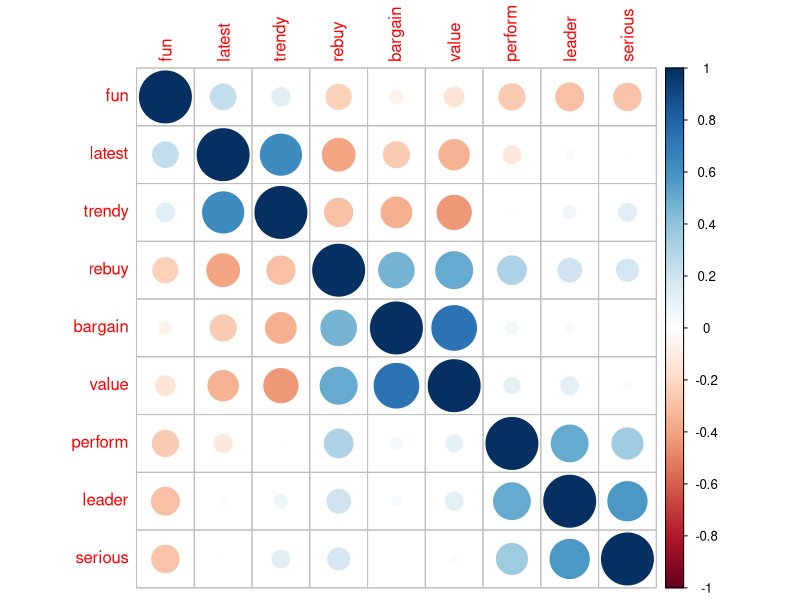
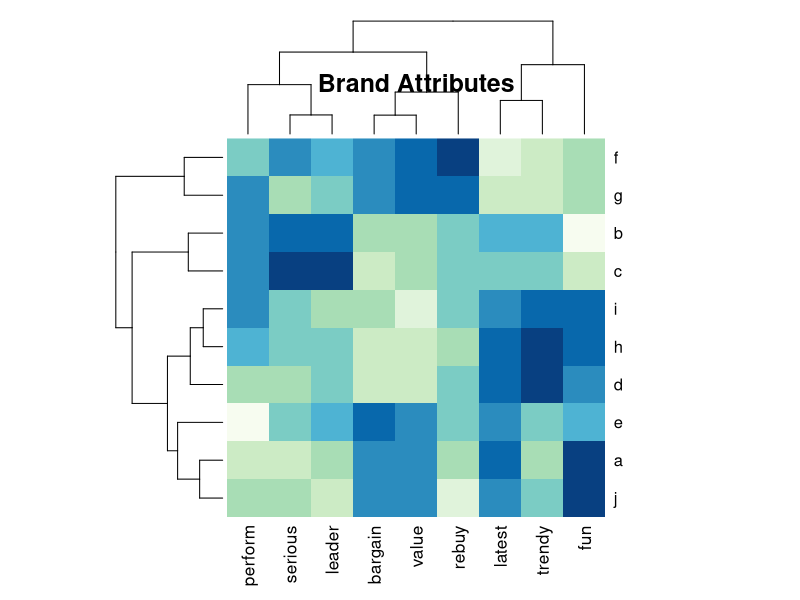
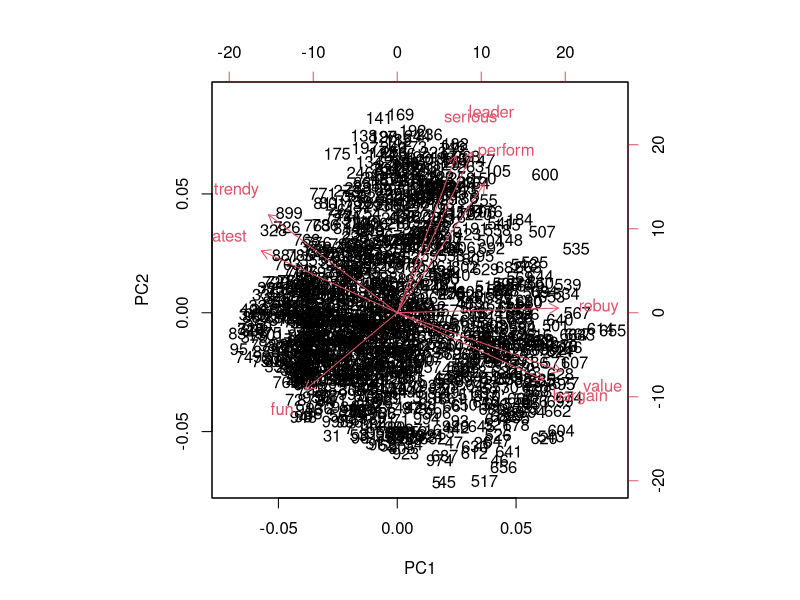
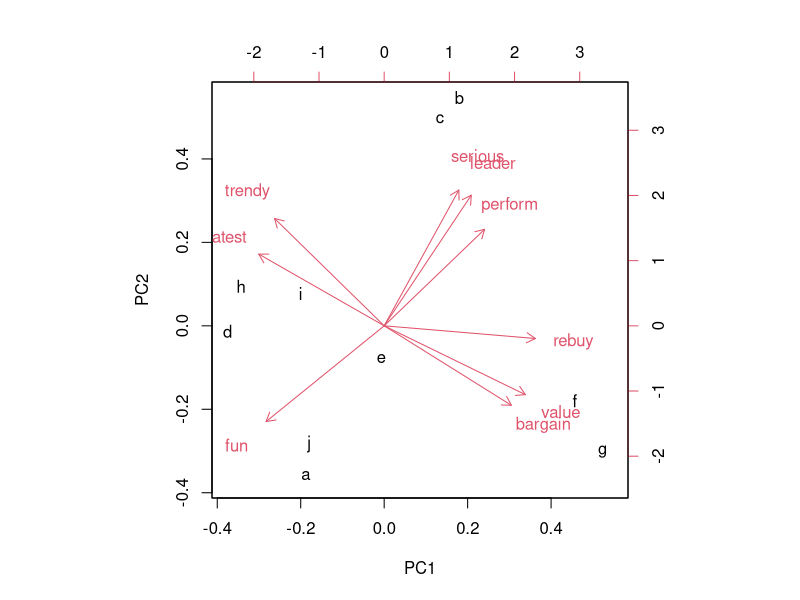

Recreate these plots in R, in order.
library(readxl)
Percep <- read_excel("Percep.xlsx")
View(Percep)

brand.ratings<-Percep
head(brand.ratings)
tail(brand.ratings)
summary(brand.ratings)
str(brand.ratings)

x<-1:100
x.sc<-(x-mean(x)/sd(x))
summary(x.sc)

install.packages("corrplot")

brand.sc<-brand.ratings
brand.sc[,1:9]<-data.frame(scale(brand.ratings[,1:9]))

library(corrplot)
corrplot(cor(brand.sc[,1:9]), order = "hclust")

brand.mean <- aggregate(.~brand,data = brand.sc,mean)         

rownames(brand.mean)<-brand.mean[,1]
brand.mean<-brand.mean[,-1]
brand.mean

#install.packages("RColorBrewer")
#install.packages("gplots")

library(gplots)
library(RColorBrewer)

heatmap(as.matrix(brand.mean), col = brewer.pal(9, "GnBu"), trace = "none", 
        key = FALSE, dendrogram = "none", main="\n\n\n\n\nBrand Attributes")

brand.pc<-prcomp(brand.sc[,1:9])
summary(brand.pc)

biplot(brand.pc)

brand.mu.pc<-prcomp(brand.mean,scale=TRUE)
summary(brand.mu.pc)

# percept mapping 
biplot(brand.mu.pc)
